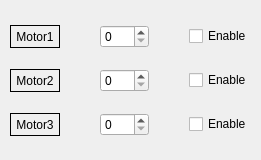
    <widget class="QWidget" name="tab_11">
     <attribute name="title">
      <string>Motor COM</string>
     </attribute>
     <widget class="QWidget" name="gridLayoutWidget_4">
      <property name="geometry">
       <rect>
        <x>10</x>
        <y>10</y>
        <width>242</width>
        <height>141</height>
       </rect>
      </property>
      <layout class="QGridLayout" name="gridLayout_4">
       <property name="horizontalSpacing">
        <number>40</number>
       </property>
       <item row="0" column="0">
        <widget class="QLabel" name="label_Motor1">
         <property name="acceptDrops">
          <bool>false</bool>
         </property>
         <property name="frameShape">
          <enum>QFrame::Box</enum>
         </property>
         <property name="frameShadow">
          <enum>QFrame::Plain</enum>
         </property>
         <property name="lineWidth">
          <number>1</number>
         </property>
         <property name="text">
          <string>Motor1</string>
         </property>
         <property name="alignment">
          <set>Qt::AlignCenter</set>
         </property>
        </widget>
       </item>
       <item row="0" column="1">
        <widget class="QSpinBox" name="spinBox_Motor1_select"/>
       </item>
       <item row="1" column="0">
        <widget class="QLabel" name="label_Motor2">
         <property name="acceptDrops">
          <bool>false</bool>
         </property>
         <property name="frameShape">
          <enum>QFrame::Box</enum>
         </property>
         <property name="frameShadow">
          <enum>QFrame::Plain</enum>
         </property>
         <property name="lineWidth">
          <number>1</number>
         </property>
         <property name="text">
          <string>Motor2</string>
         </property>
         <property name="alignment">
          <set>Qt::AlignCenter</set>
         </property>
        </widget>
       </item>
       <item row="1" column="2">
        <widget class="QCheckBox" name="checkBox_Motor2">
         <property name="text">
          <string>Enable</string>
         </property>
        </widget>
       </item>
       <item row="0" column="2">
        <widget class="QCheckBox" name="checkBox_Motor1">
         <property name="text">
          <string>Enable</string>
         </property>
        </widget>
       </item>
       <item row="1" column="1">
        <widget class="QSpinBox" name="spinBox_Motor2_select"/>
       </item>
       <item row="2" column="0">
        <widget class="QLabel" name="label_Motor3">
         <property name="acceptDrops">
          <bool>false</bool>
         </property>
         <property name="frameShape">
          <enum>QFrame::Box</enum>
         </property>
         <property name="frameShadow">
          <enum>QFrame::Plain</enum>
         </property>
         <property name="lineWidth">
          <number>1</number>
         </property>
         <property name="text">
          <string>Motor3</string>
         </property>
         <property name="alignment">
          <set>Qt::AlignCenter</set>
         </property>
        </widget>
       </item>
       <item row="2" column="1">
        <widget class="QSpinBox" name="spinBox_Motor3_select"/>
       </item>
       <item row="2" column="2">
        <widget class="QCheckBox" name="checkBox_Motor3">
         <property name="text">
          <string>Enable</string>
         </property>
        </widget>
       </item>
      </layout>
     </widget>
    </widget>
